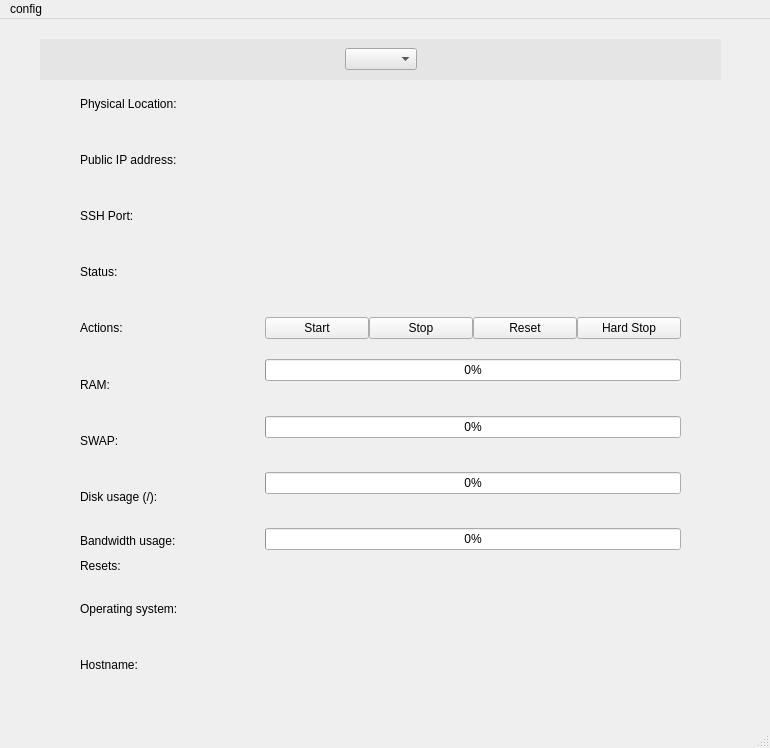
<?xml version="1.0" encoding="UTF-8"?>
<ui version="4.0">
 <class>BwhDesktop</class>
 <widget class="QMainWindow" name="BwhDesktop">
  <property name="geometry">
   <rect>
    <x>0</x>
    <y>0</y>
    <width>770</width>
    <height>748</height>
   </rect>
  </property>
  <property name="windowTitle">
   <string>BwhDesktop</string>
  </property>
  <property name="windowIcon">
   <iconset resource="bwhdesktop.qrc">
    <normaloff>:/icons/BwhDesktop.ico</normaloff>:/icons/BwhDesktop.ico</iconset>
  </property>
  <widget class="QWidget" name="centralwidget">
   <widget class="QWidget" name="vps_title_widget" native="true">
    <property name="geometry">
     <rect>
      <x>40</x>
      <y>20</y>
      <width>681</width>
      <height>41</height>
     </rect>
    </property>
    <property name="styleSheet">
     <string notr="true">background-color: rgb(229, 229, 229);
</string>
    </property>
    <layout class="QHBoxLayout" name="horizontalLayout">
     <item>
      <spacer name="horizontalSpacer">
       <property name="orientation">
        <enum>Qt::Orientation::Horizontal</enum>
       </property>
       <property name="sizeHint" stdset="0">
        <size>
         <width>171</width>
         <height>20</height>
        </size>
       </property>
      </spacer>
     </item>
     <item>
      <widget class="QComboBox" name="vps_title_comboBox">
       <property name="styleSheet">
        <string notr="true"/>
       </property>
       <property name="currentText">
        <string/>
       </property>
      </widget>
     </item>
     <item>
      <spacer name="horizontalSpacer_2">
       <property name="orientation">
        <enum>Qt::Orientation::Horizontal</enum>
       </property>
       <property name="sizeHint" stdset="0">
        <size>
         <width>171</width>
         <height>20</height>
        </size>
       </property>
      </spacer>
     </item>
    </layout>
   </widget>
   <widget class="QWidget" name="widget_2" native="true">
    <property name="geometry">
     <rect>
      <x>80</x>
      <y>60</y>
      <width>601</width>
      <height>611</height>
     </rect>
    </property>
    <layout class="QGridLayout" name="gridLayout" rowstretch="0,0,0,0,0,0,0,0,0,0,0" columnstretch="3,7">
     <item row="6" column="0">
      <widget class="QLabel" name="swap">
       <property name="text">
        <string>SWAP:</string>
       </property>
      </widget>
     </item>
     <item row="4" column="0">
      <widget class="QLabel" name="actions">
       <property name="text">
        <string>Actions:</string>
       </property>
      </widget>
     </item>
     <item row="1" column="0">
      <widget class="QLabel" name="public_ip_address">
       <property name="text">
        <string>Public IP address:</string>
       </property>
      </widget>
     </item>
     <item row="6" column="1">
      <widget class="QWidget" name="widget_6" native="true">
       <layout class="QVBoxLayout" name="verticalLayout_3">
        <property name="spacing">
         <number>0</number>
        </property>
        <property name="leftMargin">
         <number>0</number>
        </property>
        <property name="topMargin">
         <number>0</number>
        </property>
        <property name="rightMargin">
         <number>0</number>
        </property>
        <property name="bottomMargin">
         <number>0</number>
        </property>
        <item>
         <widget class="QProgressBar" name="progressBar_swap">
          <property name="value">
           <number>0</number>
          </property>
         </widget>
        </item>
        <item>
         <widget class="QLabel" name="swap_value">
          <property name="text">
           <string/>
          </property>
         </widget>
        </item>
       </layout>
      </widget>
     </item>
     <item row="5" column="0">
      <widget class="QLabel" name="ram">
       <property name="text">
        <string>RAM:</string>
       </property>
      </widget>
     </item>
     <item row="8" column="0">
      <widget class="QWidget" name="widget_4" native="true">
       <layout class="QVBoxLayout" name="verticalLayout">
        <property name="spacing">
         <number>0</number>
        </property>
        <property name="leftMargin">
         <number>0</number>
        </property>
        <property name="topMargin">
         <number>0</number>
        </property>
        <property name="rightMargin">
         <number>0</number>
        </property>
        <property name="bottomMargin">
         <number>0</number>
        </property>
        <item>
         <widget class="QLabel" name="bandwidth_usage">
          <property name="text">
           <string>Bandwidth usage:</string>
          </property>
         </widget>
        </item>
        <item>
         <widget class="QLabel" name="bandwidth_resets">
          <property name="text">
           <string>Resets: </string>
          </property>
         </widget>
        </item>
       </layout>
      </widget>
     </item>
     <item row="10" column="1">
      <widget class="QLabel" name="hostname_value">
       <property name="text">
        <string/>
       </property>
      </widget>
     </item>
     <item row="4" column="1">
      <widget class="QWidget" name="widget_3" native="true">
       <property name="styleSheet">
        <string notr="true"/>
       </property>
       <layout class="QHBoxLayout" name="horizontalLayout_2">
        <property name="spacing">
         <number>0</number>
        </property>
        <property name="leftMargin">
         <number>0</number>
        </property>
        <property name="topMargin">
         <number>0</number>
        </property>
        <property name="rightMargin">
         <number>0</number>
        </property>
        <property name="bottomMargin">
         <number>0</number>
        </property>
        <item>
         <widget class="QPushButton" name="button_start">
          <property name="text">
           <string>Start</string>
          </property>
         </widget>
        </item>
        <item>
         <widget class="QPushButton" name="button_stop">
          <property name="text">
           <string>Stop</string>
          </property>
         </widget>
        </item>
        <item>
         <widget class="QPushButton" name="button_reset">
          <property name="text">
           <string>Reset</string>
          </property>
         </widget>
        </item>
        <item>
         <widget class="QPushButton" name="button_hard_stop">
          <property name="text">
           <string>Hard Stop</string>
          </property>
         </widget>
        </item>
       </layout>
      </widget>
     </item>
     <item row="3" column="1">
      <widget class="QLabel" name="status_value">
       <property name="text">
        <string/>
       </property>
      </widget>
     </item>
     <item row="9" column="1">
      <widget class="QLabel" name="os_value">
       <property name="text">
        <string/>
       </property>
      </widget>
     </item>
     <item row="7" column="1">
      <widget class="QWidget" name="disk_usage_value_widget" native="true">
       <layout class="QVBoxLayout" name="verticalLayout_4">
        <property name="leftMargin">
         <number>0</number>
        </property>
        <property name="topMargin">
         <number>0</number>
        </property>
        <property name="rightMargin">
         <number>0</number>
        </property>
        <property name="bottomMargin">
         <number>0</number>
        </property>
        <item>
         <widget class="QProgressBar" name="progressBar_disk_usage">
          <property name="value">
           <number>0</number>
          </property>
         </widget>
        </item>
        <item>
         <widget class="QLabel" name="disk_usage_value">
          <property name="text">
           <string/>
          </property>
         </widget>
        </item>
       </layout>
      </widget>
     </item>
     <item row="8" column="1">
      <widget class="QWidget" name="bandwidth_usage_widget" native="true">
       <layout class="QVBoxLayout" name="verticalLayout_5">
        <property name="leftMargin">
         <number>0</number>
        </property>
        <property name="topMargin">
         <number>0</number>
        </property>
        <property name="rightMargin">
         <number>0</number>
        </property>
        <property name="bottomMargin">
         <number>0</number>
        </property>
        <item>
         <widget class="QProgressBar" name="progressBar_bandwidth_usage">
          <property name="value">
           <number>0</number>
          </property>
         </widget>
        </item>
        <item>
         <widget class="QLabel" name="bandwidth_usage_value">
          <property name="text">
           <string/>
          </property>
         </widget>
        </item>
       </layout>
      </widget>
     </item>
     <item row="7" column="0">
      <widget class="QLabel" name="disk_usage">
       <property name="text">
        <string>Disk usage (/):</string>
       </property>
      </widget>
     </item>
     <item row="0" column="1">
      <widget class="QLabel" name="physical_location_value">
       <property name="text">
        <string/>
       </property>
      </widget>
     </item>
     <item row="1" column="1">
      <widget class="QLabel" name="public_ip_address_value">
       <property name="text">
        <string/>
       </property>
      </widget>
     </item>
     <item row="5" column="1">
      <widget class="QWidget" name="widget_5" native="true">
       <layout class="QVBoxLayout" name="verticalLayout_2">
        <property name="spacing">
         <number>0</number>
        </property>
        <property name="leftMargin">
         <number>0</number>
        </property>
        <property name="topMargin">
         <number>0</number>
        </property>
        <property name="rightMargin">
         <number>0</number>
        </property>
        <property name="bottomMargin">
         <number>0</number>
        </property>
        <item>
         <widget class="QProgressBar" name="progressBar_ram">
          <property name="value">
           <number>0</number>
          </property>
         </widget>
        </item>
        <item>
         <widget class="QLabel" name="ram_value">
          <property name="text">
           <string/>
          </property>
         </widget>
        </item>
       </layout>
      </widget>
     </item>
     <item row="3" column="0">
      <widget class="QLabel" name="status">
       <property name="text">
        <string>Status:</string>
       </property>
      </widget>
     </item>
     <item row="2" column="1">
      <widget class="QLabel" name="ssh_port_value">
       <property name="text">
        <string/>
       </property>
      </widget>
     </item>
     <item row="0" column="0">
      <widget class="QLabel" name="physical_location">
       <property name="text">
        <string>Physical Location:</string>
       </property>
      </widget>
     </item>
     <item row="9" column="0">
      <widget class="QLabel" name="os">
       <property name="text">
        <string>Operating system:</string>
       </property>
      </widget>
     </item>
     <item row="10" column="0">
      <widget class="QLabel" name="hostname">
       <property name="text">
        <string>Hostname:</string>
       </property>
      </widget>
     </item>
     <item row="2" column="0">
      <widget class="QLabel" name="ssh_port">
       <property name="text">
        <string>SSH Port:</string>
       </property>
      </widget>
     </item>
    </layout>
   </widget>
  </widget>
  <widget class="QMenuBar" name="menubar">
   <property name="geometry">
    <rect>
     <x>0</x>
     <y>0</y>
     <width>770</width>
     <height>21</height>
    </rect>
   </property>
   <widget class="QMenu" name="menuconfig">
    <property name="title">
     <string>config</string>
    </property>
    <addaction name="config_import"/>
    <addaction name="config_export"/>
    <addaction name="config_create"/>
    <addaction name="config_edit"/>
   </widget>
   <addaction name="menuconfig"/>
  </widget>
  <widget class="QStatusBar" name="statusbar"/>
  <action name="config_import">
   <property name="text">
    <string>import</string>
   </property>
  </action>
  <action name="config_export">
   <property name="text">
    <string>export</string>
   </property>
  </action>
  <action name="config_create">
   <property name="text">
    <string>create</string>
   </property>
  </action>
  <action name="config_edit">
   <property name="text">
    <string>edit</string>
   </property>
  </action>
 </widget>
 <resources>
  <include location="bwhdesktop.qrc"/>
 </resources>
 <connections/>
</ui>
